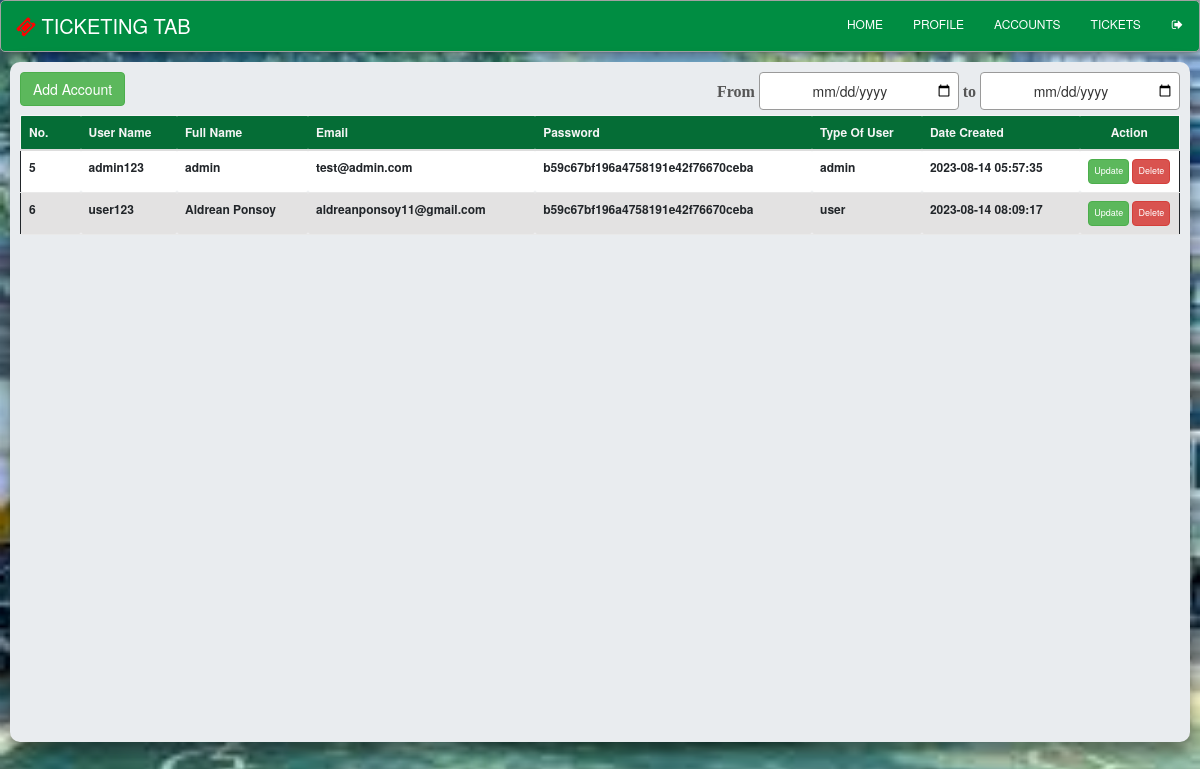
Screenshot of /ticketsystem/admin-accounts.php (signed in) with the database file from the repository.
### tables this page shows
CREATE TABLE `account` (
  `id` int(255) NOT NULL,
  `username` varchar(255) NOT NULL,
  `password` varchar(255) NOT NULL,
  `fullname` varchar(255) NOT NULL,
  `email` varchar(255) NOT NULL,
  `create_datetime` datetime NOT NULL DEFAULT current_timestamp(),
  `user_type` varchar(255) NOT NULL
);

### ticketsystem/admin-accounts.php (the view, shortened to what this page needs)
<!DOCTYPE html>
<html lang="en">
<head>
    <link rel="stylesheet" href="css/stylesheet.css"/>
    <link href="https://cdn.jsdelivr.net/npm/bootstrap@5.1.3/dist/css/bootstrap.min.css" rel="stylesheet"
>
    <link rel="stylesheet" href="https://cdnjs.cloudflare.com/ajax/libs/font-awesome/6.4.0/css/all.min.css"
 />
    <link rel="stylesheet" href="https://maxcdn.bootstrapcdn.com/font-awesome/4.7.0/css/font-awesome.min.css">
    <link rel="stylesheet" href="https://maxcdn.bootstrapcdn.com/bootstrap/3.3.7/css/bootstrap.min.css">
    <link href='//cdn.datatables.net/1.10.19/css/jquery.dataTables.min.css' rel='stylesheet' type='text/css'>
    <link rel="stylesheet" type="text/css" href="https://cdnjs.cloudflare.com/ajax/libs/jqueryui/1.12.1/jquery-ui.min.css">
</head>
<body>
<header class="header">
		<h1 class="logo">
            <a href="admin-index.php"><i class="fa fa-ticket" style="font-size25px;color:red"></i> Ticketing Tab</a>
        </h1>
        <ul class="main-nav">
          <li><a href="admin-index.php">Home</a></li>
          <li><a href="admin-profile.php">Profile</a></li>
          <li><a href="admin-accounts.php">accounts</a></li>
          <li><a href="admin-status.php">tickets</a></li>
          <li><a href="logout.php" class="btn fa fa-sign-out"></a></li>
        </ul>
</header>
    <div class="list">
        <div class="form m-3">
        <a type="button " href="add_acc.php" class="btn btn-success" style="float: left" data-toggle="modal" onclick="openModal()">Add Account</a>
        <div class="col mb-2 " style="float: right;">
        <label>From</label>
            <input
                        type="date"
                        id="min-date"
                        class="date-range-filter"
                        placeholder="From: yyyy-mm-dd">
            <label>to</label>
            <input
                        type="date"
                        id="max-date"
                        class="date-range-filter"
                        placeholder="To: yyyy-mm-dd">
        </div>
        </div>
    <div class="form m-3">
                        <head>
                        </head>
                <table class="table text-center" id="myTable">
                    <thead class="table-#37474F" style="color:whitesmoke">
                        <tr>
                        <th scope="col">No.</th>
                        <th scope="col">User Name</th>
                        <th scope="col">Full Name</th>
                        <th scope="col">Email</th>
                        <th scope="col">Password</th>
                        <th scope="col">Type Of User</th>
                        <th scope="col">Date Created</th>
                        <th scope="col">Action</th>
                        </tr>
                    </thead>
                    <tbody id="myTable">
                        <?php
                        include "database/db_conn.php";
                        $sql = 'SELECT * FROM account';
                        $result = mysqli_query($conn, $sql);
                        while ($row = mysqli_fetch_assoc($result))
                        {
                            ?>
                                <tr>
                                <th><?php echo $row['id'] ?></th>
                                <th><?php echo $row['username'] ?></th>
                                <th><?php echo $row['fullname'] ?></th>
                                <th><?php echo $row['email'] ?></th>
                                <th><?php echo $row['password'] ?></th>
                                <th><?php echo $row['user_type'] ?></th>
                                <th><?php echo $row['create_datetime'] ?></th>
                                <th>
                                    <a class="btn btn-success" href="edit_acc.php?id=<?php echo $row['id']?>" class = "text-light">Update</a>
                                    <a class="btn btn-danger" href="admin-delete.php?id=<?php echo $row['id']?>" onclick="return confirm('Are you sure to delete?')">Delete</a>
                                </th>
                                        </tr>
                            <?php
                        }
                        ?>
                    </tbody>
                </table>
            </div>
    </div>
</body>

### ticketsystem/css/stylesheet.css (style rules this page uses)
* { box-sizing: border-box; text-align: center; }
body { background-image: url('bg2.jpg'); height: 100%; background-position: center; background-repeat: no-repeat; background-size: cover; }
ul { display: contents; padding: 0; list-style: none; }
h2, h3, a { color: #000000; }
.logo { margin: 0; font-size: 20px; }
.main-nav { margin-top: 5px; }
.logo a, .main-nav a { padding: 10px 15px; text-transform: uppercase; text-align: center; display: initial; color: white; }
.main-nav a { color: white; font-size: 12px; }
.header { padding-top: .5em; padding-bottom: .5em; border: 1px solid #a2a2a2; background-color: #008d42; -webkit-box-shadow: 0px 0px 14px 0px rgba(0,0,0,0.75); -moz-box-shadow: 0px 0px 14px 0px rgba(0,0,0,0.75); box-shadow: 0px 0px 14px 0px rgba(0,0,0,0.75); -webkit-border-radius: 5px; -moz-border-radius: 5px; border-radius: 5px; text-decoration: none; }
@media (min-width: 769px) { .header, .main-nav { display: flex; } }
@media (min-width: 769px) { .header { align-items: center; margin: 0 auto; } }
@media (min-width: 1025px) { .header { flex-direction: row; justify-content: space-between; } }
.list { border-radius: 10px; box-shadow: 0 14px 28px rgba(0,0,0,0.25), 0 10px 10px rgba(0,0,0,0.22); position: relative; overflow-y: auto; min-height: 480px; margin: 20px; }
label { font: initial; display: inline-block; }
.table>:not(caption) { padding: 0.5rem 0.5rem; background-color: white; border-bottom-width: 1px; box-shadow: inset 0 0 0 9999px var(--bs-table-accent-bg); border: solid 1px; font-size: 12px; text-align: center; }
.table>thead { background-color: #006b32fa; margin-top: 10px; }
.table { border-collapse: collapse; width: 100%; }
td, th { text-align: left; padding: 7px; text-align: center; border: solid white; border-radius: 2px; }
tr { border-color: #000000; border-style: solid; border-width: 0; }
tr:nth-child(even) { background-color: #e3e2e2; }
div.list { border-radius: 10px; box-shadow: 0 14px 28px rgba(0,0,0,0.25), 0 10px 10px rgba(0,0,0,0.22); position: relative; overflow: hidden; min-height: 680px; margin: 10px; background-color: #e9ecef; overflow-y: auto; }
.btn { font-size: 10px; }
.table .btn { font-size: 9px; padding: 5px; }
table.table tr th, table.table tr td { border-color: #e9e9e9; padding: 12px 15px; vertical-align: middle; }
table.table tr th:first-child { width: 60px; }
table.table tr th:last-child { width: 100px; text-align: center; }
input, textarea, select { box-sizing: border-box; width: 200px; height: initial; padding: 8px 5px; border: 1px solid #9a9a9a; border-radius: 4px; }
::placeholder { color: #bdbfc4; }
label { display: block; color: #565656; }
.text-center { text-align: center; }
th { text-align: center; }

### rows the page displays
account: id "5", username "admin123", fullname "admin", email "test@admin.com", password "b59c67bf196a4758191e42f76670ceba", user_type "admin", create_datetime "2023-08-14 05:57:35"
account: id "6", username "user123", fullname "Aldrean Ponsoy", email "aldreanponsoy11@gmail.com", password "b59c67bf196a4758191e42f76670ceba", user_type "user", create_datetime "2023-08-14 08:09:17"
